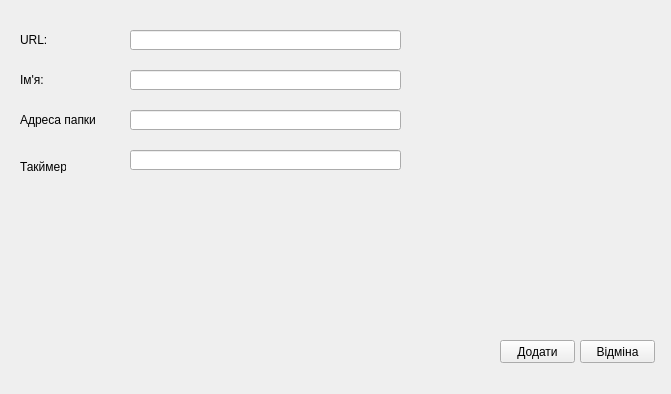
<?xml version="1.0" encoding="UTF-8"?>
<ui version="4.0">
 <class>Form_Add</class>
 <widget class="QWidget" name="Form_Add">
  <property name="geometry">
   <rect>
    <x>0</x>
    <y>0</y>
    <width>671</width>
    <height>394</height>
   </rect>
  </property>
  <property name="windowTitle">
   <string>Form</string>
  </property>
  <widget class="QLineEdit" name="lineEdit_2">
   <property name="geometry">
    <rect>
     <x>130</x>
     <y>70</y>
     <width>271</width>
     <height>20</height>
    </rect>
   </property>
  </widget>
  <widget class="QLabel" name="label_4">
   <property name="geometry">
    <rect>
     <x>20</x>
     <y>110</y>
     <width>81</width>
     <height>20</height>
    </rect>
   </property>
   <property name="text">
    <string>Адреса папки</string>
   </property>
  </widget>
  <widget class="QLabel" name="label">
   <property name="geometry">
    <rect>
     <x>20</x>
     <y>160</y>
     <width>46</width>
     <height>13</height>
    </rect>
   </property>
   <property name="text">
    <string>Такймер</string>
   </property>
  </widget>
  <widget class="QLabel" name="label_3">
   <property name="geometry">
    <rect>
     <x>20</x>
     <y>70</y>
     <width>51</width>
     <height>20</height>
    </rect>
   </property>
   <property name="text">
    <string>Ім'я:</string>
   </property>
  </widget>
  <widget class="QPushButton" name="pushButton_2">
   <property name="geometry">
    <rect>
     <x>580</x>
     <y>340</y>
     <width>75</width>
     <height>23</height>
    </rect>
   </property>
   <property name="text">
    <string>Відміна</string>
   </property>
  </widget>
  <widget class="QLineEdit" name="lineEdit_3">
   <property name="geometry">
    <rect>
     <x>130</x>
     <y>110</y>
     <width>271</width>
     <height>20</height>
    </rect>
   </property>
  </widget>
  <widget class="QLineEdit" name="lineEdit">
   <property name="geometry">
    <rect>
     <x>130</x>
     <y>30</y>
     <width>271</width>
     <height>20</height>
    </rect>
   </property>
  </widget>
  <widget class="QLineEdit" name="lineEdit_4">
   <property name="geometry">
    <rect>
     <x>130</x>
     <y>150</y>
     <width>271</width>
     <height>20</height>
    </rect>
   </property>
  </widget>
  <widget class="QPushButton" name="pushButton">
   <property name="geometry">
    <rect>
     <x>500</x>
     <y>340</y>
     <width>75</width>
     <height>23</height>
    </rect>
   </property>
   <property name="text">
    <string>Додати</string>
   </property>
  </widget>
  <widget class="QLabel" name="label_2">
   <property name="geometry">
    <rect>
     <x>20</x>
     <y>30</y>
     <width>46</width>
     <height>20</height>
    </rect>
   </property>
   <property name="text">
    <string>URL:</string>
   </property>
  </widget>
 </widget>
 <resources/>
 <connections/>
</ui>
